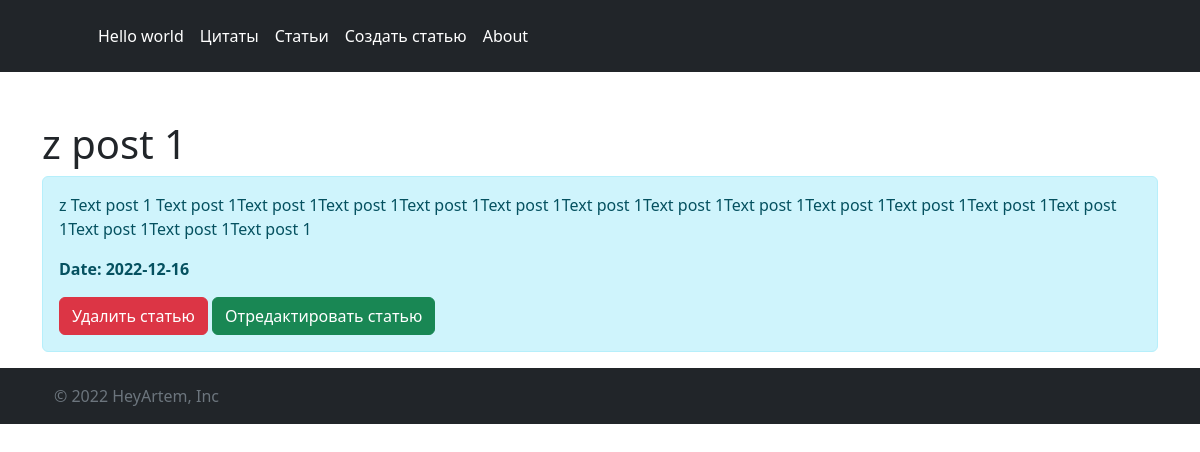
/posts/1, run on the app's committed database.
### app.py (models this page shows, shortened)
class Article(db.Model):
    id = db.Column(db.Integer, primary_key=True)
    title_art = db.Column(db.String(100), nullable=False)
    intro_art = db.Column(db.String(300), nullable=False)
    text_art = db.Column(db.Text, nullable=False)
    date_art = db.Column(db.DateTime, default=datetime.utcnow)

### app.py (the view)
@app.route("/posts/<int:id>")
def post_detail(id):
    article = Article.query.get(id)
    return render_template("/article_posts/post_detail.html", article=article)

### templates/article_posts/post_detail.html (shortened to what this page needs)
{% extends "base.html" %}
{% block body %}
    <div class="container mt-5">
        <h1>{{ article.title_art }}</h1>
        <div class="alert alert-info">
            <p>{{ article.text_art }}</p>
            <p><b>Date: {{ article.date_art.date() }}</b></p>
            <a href="/posts/{{ article.id }}/delete" class="btn btn-danger">Удалить статью</a>
            <a href="/posts/{{ article.id }}/update" class="btn btn-success">Отредактировать статью</a>
        </div>
    </div>
{% endblock %}

### data on the page
Article: title_art "z post 1", text_art "z Text post 1 Text post 1Text post 1Text post 1Text post 1Text post 1Text post 1Text post 1Text post 1Text post 1Text post 1Text post 1Text post 1Text post 1Text post 1Text post 1", date_art "2022-12-16"
